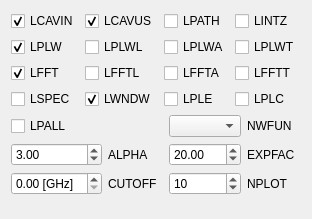
             <widget class="QWidget" name="plotPage">
              <property name="geometry">
               <rect>
                <x>0</x>
                <y>0</y>
                <width>311</width>
                <height>219</height>
               </rect>
              </property>
              <attribute name="label">
               <string>Plot</string>
              </attribute>
              <attribute name="toolTip">
               <string>Plot settings (p)</string>
              </attribute>
              <layout class="QVBoxLayout" name="verticalLayout_14">
               <item>
                <layout class="QGridLayout" name="gridLayout_9">
                 <item row="0" column="1">
                  <widget class="QCheckBox" name="LCAVUS">
                   <property name="toolTip">
                    <string>Plot cavity shape actually used. When more than one
radial mesh sizes are used, the radial coordinates of their
borders are (not) marked by arrows in the plot.</string>
                   </property>
                   <property name="text">
                    <string>LCAVUS</string>
                   </property>
                   <property name="checked">
                    <bool>true</bool>
                   </property>
                  </widget>
                 </item>
                 <item row="0" column="2">
                  <widget class="QCheckBox" name="LPATH">
                   <property name="toolTip">
                    <string>Plot the Napoly-Zotter contour on cavity shape plots.</string>
                   </property>
                   <property name="text">
                    <string>LPATH</string>
                   </property>
                  </widget>
                 </item>
                 <item row="0" column="0">
                  <widget class="QCheckBox" name="LCAVIN">
                   <property name="toolTip">
                    <string>Plot cavity shape input.</string>
                   </property>
                   <property name="text">
                    <string>LCAVIN</string>
                   </property>
                   <property name="checked">
                    <bool>true</bool>
                   </property>
                  </widget>
                 </item>
                 <item row="3" column="3">
                  <widget class="QCheckBox" name="LPLC">
                   <property name="toolTip">
                    <string>Plot total current lines at subsequent time steps for the
monopole case (MROT=0). If this is true, LCBACK must
be false.</string>
                   </property>
                   <property name="text">
                    <string>LPLC</string>
                   </property>
                  </widget>
                 </item>
                 <item row="3" column="2">
                  <widget class="QCheckBox" name="LPLE">
                   <property name="toolTip">
                    <string>Plot electric field lines at subsequent time steps for the
monopole case (MROT=0). If this is true, LCBACK must
be false.</string>
                   </property>
                   <property name="text">
                    <string>LPLE</string>
                   </property>
                  </widget>
                 </item>
                 <item row="3" column="1">
                  <widget class="QCheckBox" name="LWNDW">
                   <property name="toolTip">
                    <string>When LWNDW=.T., the data windowing [6] is applied to
wake potential data to reduce the undesirable effects
related to spectral leakage.</string>
                   </property>
                   <property name="text">
                    <string>LWNDW</string>
                   </property>
                   <property name="checked">
                    <bool>true</bool>
                   </property>
                  </widget>
                 </item>
                 <item row="3" column="0">
                  <widget class="QCheckBox" name="LSPEC">
                   <property name="toolTip">
                    <string>Calculate the frequency spectrum of a longitudinal loss
factor (or deposited energy) and its integration over
frequency as a function of the upper limit of frequency of
this integration and plot them.
This option is applied only to MROT=0 case.</string>
                   </property>
                   <property name="text">
                    <string>LSPEC</string>
                   </property>
                  </widget>
                 </item>
                 <item row="0" column="3">
                  <widget class="QCheckBox" name="LINTZ">
                   <property name="toolTip">
                    <string>Integrate the real part of each impedance over frequency
and plot it as a function of the upper limit of this
integration. This option is useful to find areas of each
resonance peak.</string>
                   </property>
                   <property name="text">
                    <string>LINTZ</string>
                   </property>
                  </widget>
                 </item>
                 <item row="2" column="3">
                  <widget class="QCheckBox" name="LFFTT">
                   <property name="toolTip">
                    <string>Calculate the real and imaginary parts of transverse
impedance and plot them.</string>
                   </property>
                   <property name="text">
                    <string>LFFTT</string>
                   </property>
                  </widget>
                 </item>
                 <item row="2" column="2">
                  <widget class="QCheckBox" name="LFFTA">
                   <property name="toolTip">
                    <string>Calculate the real and imaginary parts of azimuthal
impedance and plot them.</string>
                   </property>
                   <property name="text">
                    <string>LFFTA</string>
                   </property>
                  </widget>
                 </item>
                 <item row="2" column="1">
                  <widget class="QCheckBox" name="LFFTL">
                   <property name="toolTip">
                    <string>Calculate the real and imaginary parts of longitudinal
impedance and plot them.</string>
                   </property>
                   <property name="text">
                    <string>LFFTL</string>
                   </property>
                  </widget>
                 </item>
                 <item row="2" column="0">
                  <widget class="QCheckBox" name="LFFT">
                   <property name="toolTip">
                    <string>Calculate the real and imaginary parts of all impedance,
and plot them.</string>
                   </property>
                   <property name="text">
                    <string>LFFT</string>
                   </property>
                   <property name="checked">
                    <bool>true</bool>
                   </property>
                  </widget>
                 </item>
                 <item row="1" column="3">
                  <widget class="QCheckBox" name="LPLWT">
                   <property name="toolTip">
                    <string>Plot the transverse wake potential.</string>
                   </property>
                   <property name="text">
                    <string>LPLWT</string>
                   </property>
                  </widget>
                 </item>
                 <item row="1" column="2">
                  <widget class="QCheckBox" name="LPLWA">
                   <property name="toolTip">
                    <string>Plot the azimuthal wake potential.</string>
                   </property>
                   <property name="text">
                    <string>LPLWA</string>
                   </property>
                  </widget>
                 </item>
                 <item row="1" column="1">
                  <widget class="QCheckBox" name="LPLWL">
                   <property name="toolTip">
                    <string>Plot the longitudinal wake potential.</string>
                   </property>
                   <property name="text">
                    <string>LPLWL</string>
                   </property>
                  </widget>
                 </item>
                 <item row="1" column="0">
                  <widget class="QCheckBox" name="LPLW">
                   <property name="toolTip">
                    <string>Plot all wake potentials.</string>
                   </property>
                   <property name="text">
                    <string>LPLW</string>
                   </property>
                   <property name="checked">
                    <bool>true</bool>
                   </property>
                  </widget>
                 </item>
                </layout>
               </item>
               <item>
                <layout class="QGridLayout" name="gridLayout_8">
                 <item row="1" column="2">
                  <widget class="QDoubleSpinBox" name="EXPFAC">
                   <property name="toolTip">
                    <string>CUTOFF frequency is changed by a factor of
log(EXPFAC/20) from the default value.</string>
                   </property>
                   <property name="value">
                    <double>20.000000000000000</double>
                   </property>
                  </widget>
                 </item>
                 <item row="1" column="0">
                  <widget class="QDoubleSpinBox" name="ALPHA">
                   <property name="toolTip">
                    <string>Alpha parameter of the window functions.</string>
                   </property>
                   <property name="value">
                    <double>3.000000000000000</double>
                   </property>
                  </widget>
                 </item>
                 <item row="2" column="0">
                  <widget class="QDoubleSpinBox" name="CUTOFF">
                   <property name="toolTip">
                    <string>The cutoff frequency for plots of the Fourier transforms of
wake potentials. At the default value, CUTOFF is
determined so that the exponential correction factor due to
the bunch length, exp((2π*CUTOFF⋅SIG)2/2c2), is
EXPFAC (default=20), where c is the speed of light.</string>
                   </property>
                   <property name="suffix">
                    <string> [GHz]</string>
                   </property>
                  </widget>
                 </item>
                 <item row="1" column="1">
                  <widget class="QLabel" name="label_24">
                   <property name="text">
                    <string>ALPHA</string>
                   </property>
                  </widget>
                 </item>
                 <item row="2" column="2">
                  <widget class="QSpinBox" name="NPLOT">
                   <property name="toolTip">
                    <string>Number of field lines that a bunch carries when it enters a
structure. At the default mode, the field lines of given
strength are plotted, and thus the number of field lines
may vary from one plot to another.</string>
                   </property>
                   <property name="value">
                    <number>10</number>
                   </property>
                  </widget>
                 </item>
                 <item row="2" column="1">
                  <widget class="QLabel" name="label_25">
                   <property name="text">
                    <string>CUTOFF</string>
                   </property>
                  </widget>
                 </item>
                 <item row="1" column="3">
                  <widget class="QLabel" name="label_26">
                   <property name="text">
                    <string>EXPFAC</string>
                   </property>
                  </widget>
                 </item>
                 <item row="2" column="3">
                  <widget class="QLabel" name="label_27">
                   <property name="text">
                    <string>NPLOT</string>
                   </property>
                  </widget>
                 </item>
                 <item row="0" column="2">
                  <widget class="QComboBox" name="NWFUN">
                   <property name="toolTip">
                    <string>Choice of the window functions.</string>
                   </property>
                  </widget>
                 </item>
                 <item row="0" column="3">
                  <widget class="QLabel" name="label_28">
                   <property name="text">
                    <string>NWFUN</string>
                   </property>
                  </widget>
                 </item>
                 <item row="0" column="0">
                  <widget class="QCheckBox" name="LPALL">
                   <property name="toolTip">
                    <string>When LPALL=.T., the mode of field line plotting is
switched to the mode in which a fixed number of field
lines (specified by NPLOT) are plotted at each time step,
regardless of the strength of remnant wake fields.</string>
                   </property>
                   <property name="text">
                    <string>LPALL</string>
                   </property>
                  </widget>
                 </item>
                </layout>
               </item>
               <item>
                <spacer name="verticalSpacer_7">
                 <property name="orientation">
                  <enum>Qt::Vertical</enum>
                 </property>
                 <property name="sizeHint" stdset="0">
                  <size>
                   <width>20</width>
                   <height>40</height>
                  </size>
                 </property>
                </spacer>
               </item>
              </layout>
             </widget>
